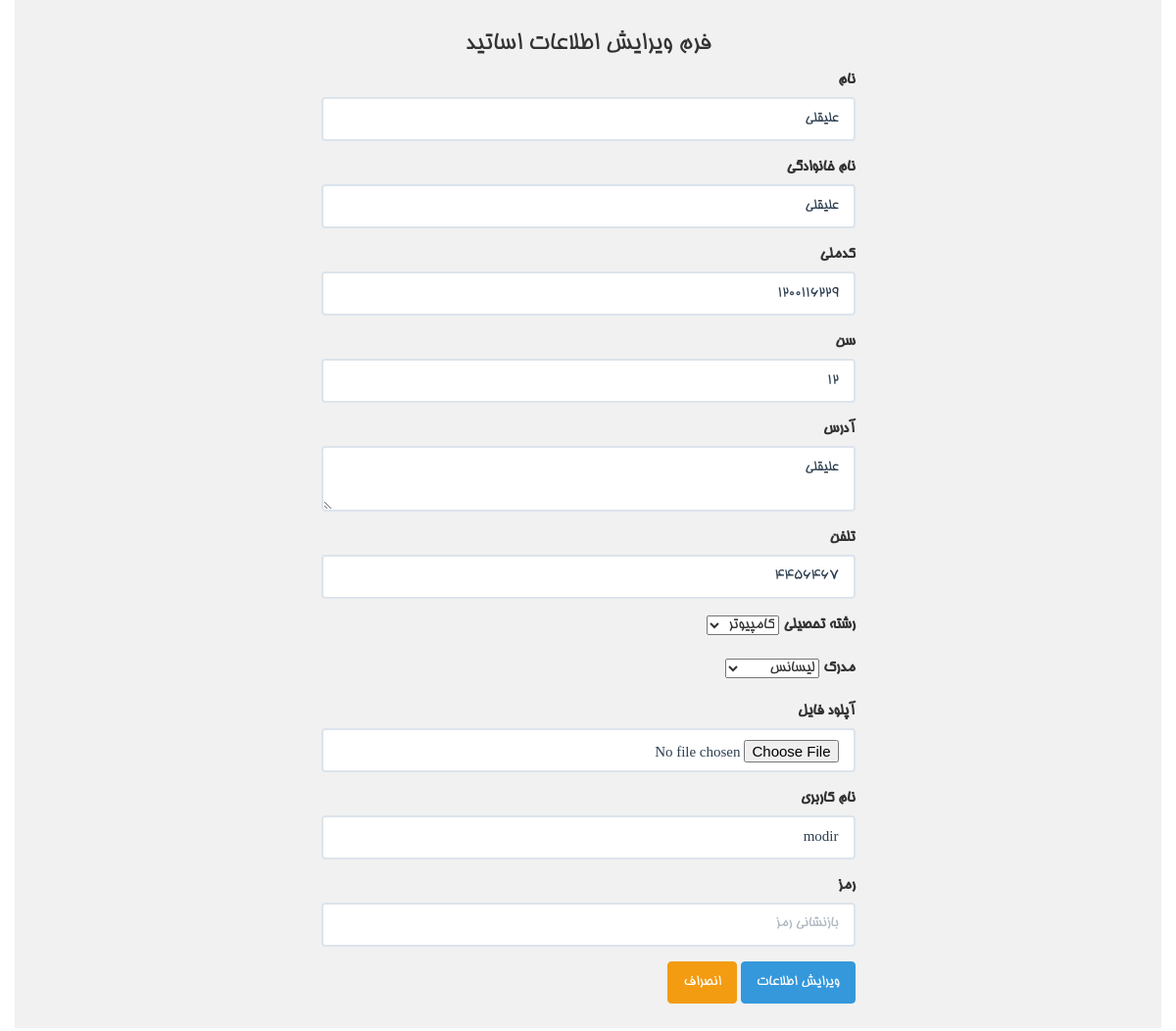
Page /admin/et.php?id=22&reshte=کامپیوتر&madrak=لیسانس on the committed database.
### tables this page shows
CREATE TABLE `teachers` (
  `id` int(11) NOT NULL,
  `fname` varchar(255) NOT NULL,
  `lname` varchar(255) NOT NULL,
  `ncode` varchar(255) NOT NULL,
  `age` varchar(255) NOT NULL,
  `tell` varchar(255) NOT NULL,
  `address` varchar(255) NOT NULL,
  `reshte` varchar(255) NOT NULL,
  `madrak` varchar(255) NOT NULL,
  `pic` varchar(255) NOT NULL,
  `username` varchar(255) NOT NULL,
  `password` varchar(255) NOT NULL
);

### admin/et.php (the view, shortened to what this page needs)
<?php
include "../connect.php";
?>
<!doctype html>
<html>
<head>
<link rel="stylesheet" type="text/css" href="../css/style.css">
</head>
<body>
<div class="container">
    <div class="row wel">
    <h3 class="text-center">فرم ویرایش اطلاعات اساتید</h3>
    	<div class="col-md-3"></div>
         <div class="col-md-6">
       <?php
			$query = "SELECT * FROM `teachers` WHERE id='".$_GET["id"]."' ";
			$result=$db->query($query);
			while($rows = $result->fetch_assoc()){
		?>
         	<form action="cet.php" method="post">
                <div class="form-group">
                	<label for="fname">نام</label>
                    <input type="text" name="fname" class="form-control"
                    value="<?php echo $rows["fname"] ?>" />
                </div>
                <div class="form-group">
                	<label for="lname">نام خانوادگی</label>
                    <input type="text" name="lname" class="form-control"
                    value="<?php echo $rows["lname"] ?>" />
                </div>
                <div class="form-group">
                	<label for="ncode">کدملی</label>
                    <input type="text" name="ncode" class="form-control"
                    value="<?php echo $rows["ncode"] ?>" />
                </div>
                <div class="form-group">
                	<label for="age">سن</label>
                    <input type="text" name="age" class="form-control"
                    value="<?php echo $rows["age"] ?>" />
                </div>
                <div class="form-group">
                	<label for="address">آدرس</label>
                    <textarea type="text" name="address" class="form-control" /><?php echo $rows["address"] ?></textarea>
                </div>
                <div class="form-group">
                	<label for="tell">تلفن</label>
                    <input type="text" name="tell" class="form-control"
                    value="<?php echo $rows["tell"] ?>" />
                </div>
                <div class="form-group">
                	<label for="reshte">رشته تحصیلی</label>
                        <select name="reshte" id="reshte">
                            <option value="کامپیوتر" selected="selected" >کامپیوتر</option>
                        </select>
                </div>
                <div class="form-group">
                	<label for="madrak">مدرک</label>
                        <select name="madrak" id="madrak">
                            <option value="لیسانس" selected="selected">لیسانس</option>
                        </select>
                </div>
                <div class="form-group">
                	<label for="file">آپلود فایل</label>
                    <input type="file" name="file" class="form-control" />
                </div>
                <div class="form-group">
                	<label for="username">نام کاربری</label>
                    <input type="text" name="username" class="form-control"
                    value="<?php echo $rows["username"] ?>" />
                </div>
                <div class="form-group">
                	<label for="password">رمز</label>
                    <input type="text" name="password" class="form-control"
                    placeholder="بازنشانی رمز"/>
                </div>
                <div class="form-group">
                 <input type="submit" name="edit" class="btn btn-info" value="ویرایش اطلاعات" />
                 <input type="reset" name="reset" class="btn btn-warning" value="انصراف" />
                </div>
            </form>
           <?php } ?>
         </div>
         <div class="col-md-3"></div>
    </div>
</div>
</body>
</html>

### rows in the picture
teachers: fname "علیقلی", lname "علیقلی", ncode "1200116229", age "12", address "علیقلی", tell "4456467", username "modir"
